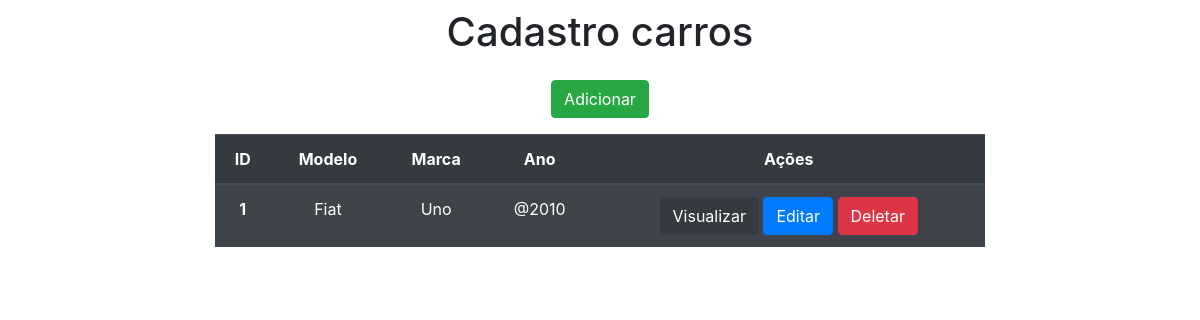
The app's page /, older data.
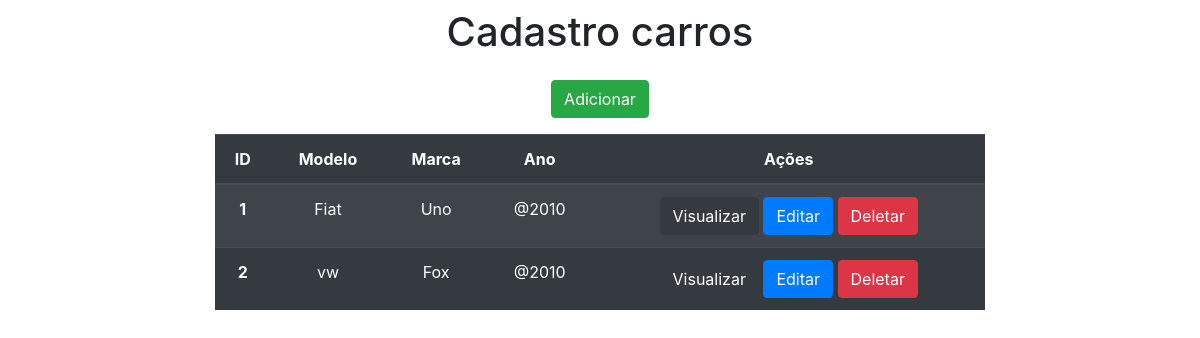
The same page, newer data.
### app/models.py (models this page shows)
class Carros(models.Model):
    modelo = models.CharField(max_length=30)
    marca = models.CharField(max_length=30)
    ano = models.IntegerField()

### app/views.py (the view)
# urls.py: 2. Add a URL to urlpatterns:  path('', views.home, name='home')
def home(request):
    data = {}
    all = Carros.objects.all()
    paginator = Paginator(all, 2)
    pages = request.GET.get('page')
    data['db'] = paginator.get_page(pages)
    return render(request, 'index.html', data)

### app/templates/index.html (shortened to what this page needs)
<!DOCTYPE html>
<html lang="en">
<head>
    <link rel="stylesheet" href="https://stackpath.bootstrapcdn.com/bootstrap/4.3.1/css/bootstrap.min.css"
>
</head>
<body>
    <div class="col-8 m-auto pt-2 pb-2 text-center">
        <h1>Cadastro carros</h1>
    </div>
    <div class="col-8 m-auto pt-2 pb-2 text-center">
        <a href="/form" class="btn btn-success">Adicionar</a>
    </div>
    <div class="col-8 m-auto pt-2 pb-2 text-center">
        <table class="table table-striped table-dark">
            <thead>
              <tr>
                <th scope="col">ID</th>
                <th scope="col">Modelo</th>
                <th scope="col">Marca</th>
                <th scope="col">Ano</th>
                <th scope="col">Ações</th>
              </tr>
            </thead>
            <tbody>
              {% for dbs in db%}
              <tr>
                <th>{{dbs.id}}</th>
                <td>{{dbs.marca}}</td>
                <td>{{dbs.modelo}}</td>
                <td>@{{dbs.ano}}</td>
                <td>
                    <a href="/view/{{dbs.id}}/" class="btn btn-dark">Visualizar</a>
                    <a href="/edit/{{dbs.id}}/" class="btn btn-primary">Editar</a>
                    <a href="/delete/{{dbs.id}}/" class="btn btn-danger">Deletar</a>
                </td>
              </tr>
              {% endfor %}
    </div>
</body>
</html>

Row changes from the older to the newer data that the page shows:
added Carros: id "2", marca "vw", modelo "Fox", ano "2010"
